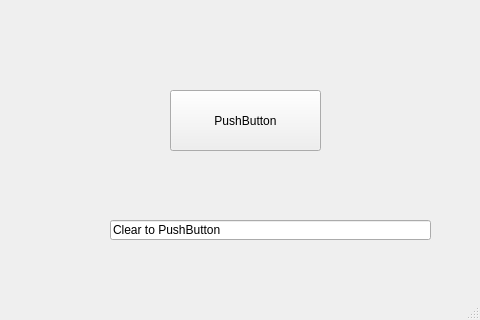
<?xml version="1.0" encoding="UTF-8"?>
<ui version="4.0">
 <class>MainWindow</class>
 <widget class="QMainWindow" name="MainWindow">
  <property name="geometry">
   <rect>
    <x>0</x>
    <y>0</y>
    <width>480</width>
    <height>320</height>
   </rect>
  </property>
  <property name="windowTitle">
   <string>MainWindow</string>
  </property>
  <widget class="QWidget" name="centralwidget">
   <widget class="QPushButton" name="pushButton">
    <property name="geometry">
     <rect>
      <x>170</x>
      <y>90</y>
      <width>151</width>
      <height>61</height>
     </rect>
    </property>
    <property name="text">
     <string>PushButton</string>
    </property>
   </widget>
   <widget class="QLineEdit" name="lineEdit">
    <property name="geometry">
     <rect>
      <x>110</x>
      <y>220</y>
      <width>321</width>
      <height>20</height>
     </rect>
    </property>
    <property name="text">
     <string>Clear to PushButton</string>
    </property>
   </widget>
  </widget>
  <widget class="QMenuBar" name="menubar">
   <property name="geometry">
    <rect>
     <x>0</x>
     <y>0</y>
     <width>480</width>
     <height>21</height>
    </rect>
   </property>
  </widget>
  <widget class="QStatusBar" name="statusbar"/>
 </widget>
 <resources/>
 <connections>
  <connection>
   <sender>pushButton</sender>
   <signal>clicked()</signal>
   <receiver>lineEdit</receiver>
   <slot>clear()</slot>
   <hints>
    <hint type="sourcelabel">
     <x>195</x>
     <y>143</y>
    </hint>
    <hint type="destinationlabel">
     <x>115</x>
     <y>250</y>
    </hint>
   </hints>
  </connection>
 </connections>
</ui>
